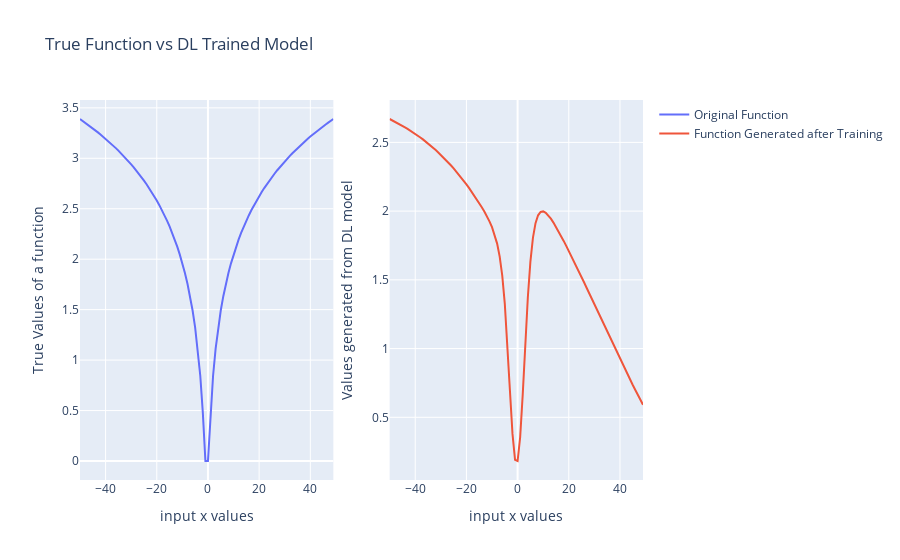

The notebook cell this image was saved under:
### Code cell
fig = make_subplots(rows=1, cols=2)
fig.add_trace(go.Scatter(x=input_x, y=true_y, mode='lines', name="Original Function"), row=1, col=1)
fig.add_trace(go.Scatter(x=input_x, y=predicted_y, mode='lines', name="Function Generated after Training"), row=1, col=2)

fig.update_layout(title_text='True Function vs DL Trained Model')

# Update xaxis properties
fig.update_xaxes(title_text="input x values", row=1, col=1)
fig.update_xaxes(title_text="input x values", row=1, col=2)

# Update yaxis properties
fig.update_yaxes(title_text="True Values of a function", row=1, col=1)
fig.update_yaxes(title_text="Values generated from DL model", row=1, col=2)

fig.show()

### Figure 1 — Plotly figure (JSON) as saved in the notebook; plotly's stock layout.template omitted (floating-point values rounded to 4 significant figures)
{"data": [{"mode": "lines", "name": "Original Function", "type": "scatter", "x": [-50, -49, -48, -47, -46, -45, -44, -43, -42, -41, -40, -39, -38, -37, -36, -35, -34, -33, -32, -31, -30, -29, -28, -27, -26, -25, -24, -23, -22, -21, -20, -19, -18, -17, -16, -15, -14, -13, -12, -11, -10, -9, -8, -7, -6, -5, -4, -3, -2, -1, 0, 1, 2, 3, 4, 5, 6, 7, 8, 9, 10, 11, 12, 13, 14, 15, 16, 17, 18, 19, 20, 21, 22, 23, 24, 25, 26, 27, 28, 29, 30, 31, 32, 33, 34, 35, 36, 37, 38, 39, 40, 41, 42, 43, 44, 45, 46, 47, 48, 49], "xaxis": "x", "y": [3.389, 3.372, 3.354, 3.335, 3.316, 3.297, 3.277, 3.257, 3.236, 3.215, 3.193, 3.171, 3.148, 3.125, 3.101, 3.076, 3.05, 3.024, 2.997, 2.969, 2.94, 2.91, 2.879, 2.847, 2.814, 2.779, 2.743, 2.705, 2.666, 2.624, 2.581, 2.535, 2.487, 2.436, 2.382, 2.324, 2.262, 2.196, 2.124, 2.045, 1.959, 1.863, 1.756, 1.633, 1.491, 1.322, 1.114, 0.8451, 0.4771, 0, 0, 0.4771, 0.8451, 1.114, 1.322, 1.491, 1.633, 1.756, 1.863, 1.959, 2.045, 2.124, 2.196, 2.262, 2.324, 2.382, 2.436, 2.487, 2.535, 2.581, 2.624, 2.666, 2.705, 2.743, 2.779, 2.814, 2.847, 2.879, 2.91, 2.94, 2.969, 2.997, 3.024, 3.05, 3.076, 3.101, 3.125, 3.148, 3.171, 3.193, 3.215, 3.236, 3.257, 3.277, 3.297, 3.316, 3.335, 3.354, 3.372, 3.389], "yaxis": "y"}, {"mode": "lines", "name": "Function Generated after Training", "type": "scatter", "x": [-50, -49, -48, -47, -46, -45, -44, -43, -42, -41, -40, -39, -38, -37, -36, -35, -34, -33, -32, -31, -30, -29, -28, -27, -26, -25, -24, -23, -22, -21, -20, -19, -18, -17, -16, -15, -14, -13, -12, -11, -10, -9, -8, -7, -6, -5, -4, -3, -2, -1, 0, 1, 2, 3, 4, 5, 6, 7, 8, 9, 10, 11, 12, 13, 14, 15, 16, 17, 18, 19, 20, 21, 22, 23, 24, 25, 26, 27, 28, 29, 30, 31, 32, 33, 34, 35, 36, 37, 38, 39, 40, 41, 42, 43, 44, 45, 46, 47, 48, 49], "xaxis": "x2", "y": [2.67, 2.661, 2.652, 2.642, 2.632, 2.621, 2.61, 2.599, 2.587, 2.575, 2.562, 2.549, 2.536, 2.522, 2.507, 2.492, 2.477, 2.461, 2.444, 2.427, 2.409, 2.391, 2.372, 2.352, 2.332, 2.311, 2.289, 2.267, 2.243, 2.219, 2.195, 2.169, 2.143, 2.116, 2.088, 2.059, 2.029, 1.997, 1.963, 1.926, 1.883, 1.831, 1.764, 1.669, 1.53, 1.325, 1.039, 0.6954, 0.379, 0.19, 0.182, 0.3545, 0.6646, 1.033, 1.373, 1.633, 1.807, 1.913, 1.97, 1.994, 1.998, 1.988, 1.969, 1.945, 1.917, 1.886, 1.853, 1.819, 1.783, 1.747, 1.711, 1.673, 1.635, 1.597, 1.559, 1.52, 1.48, 1.441, 1.401, 1.362, 1.322, 1.282, 1.242, 1.202, 1.162, 1.122, 1.082, 1.042, 1.003, 0.9636, 0.9247, 0.8861, 0.8478, 0.8098, 0.7723, 0.7352, 0.6985, 0.6622, 0.6265, 0.5913], "yaxis": "y2"}], "layout": {"title": {"text": "True Function vs DL Trained Model"}, "xaxis": {"anchor": "y", "domain": [0, 0.45], "title": {"text": "input x values"}}, "xaxis2": {"anchor": "y2", "domain": [0.55, 1], "title": {"text": "input x values"}}, "yaxis": {"anchor": "x", "domain": [0, 1], "title": {"text": "True Values of a function"}}, "yaxis2": {"anchor": "x2", "domain": [0, 1], "title": {"text": "Values generated from DL model"}}}}
